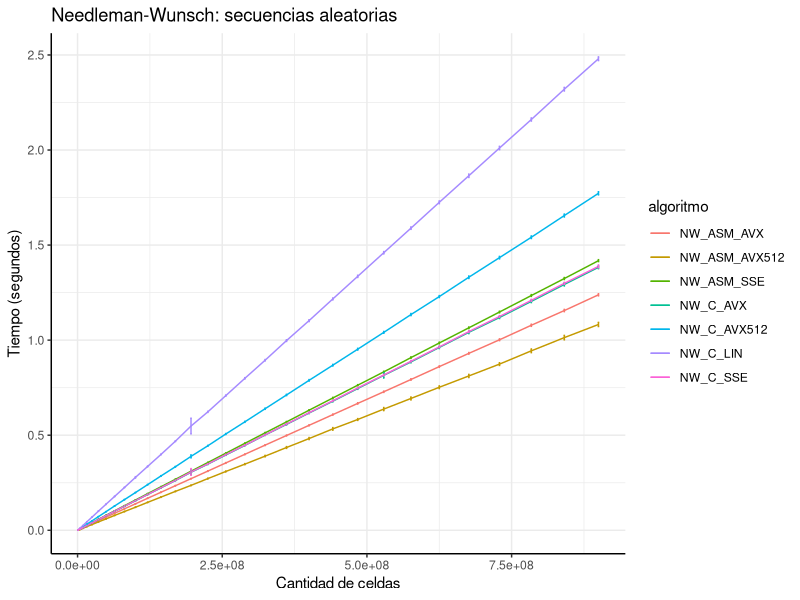
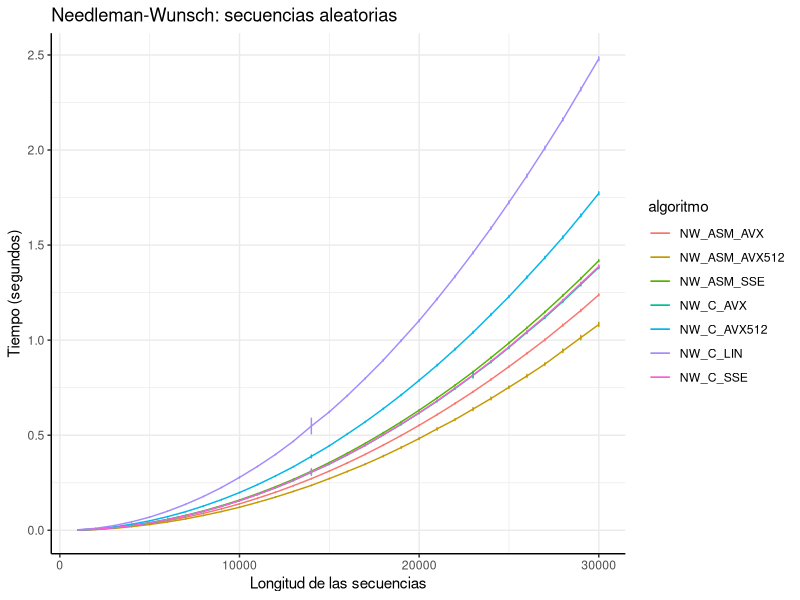
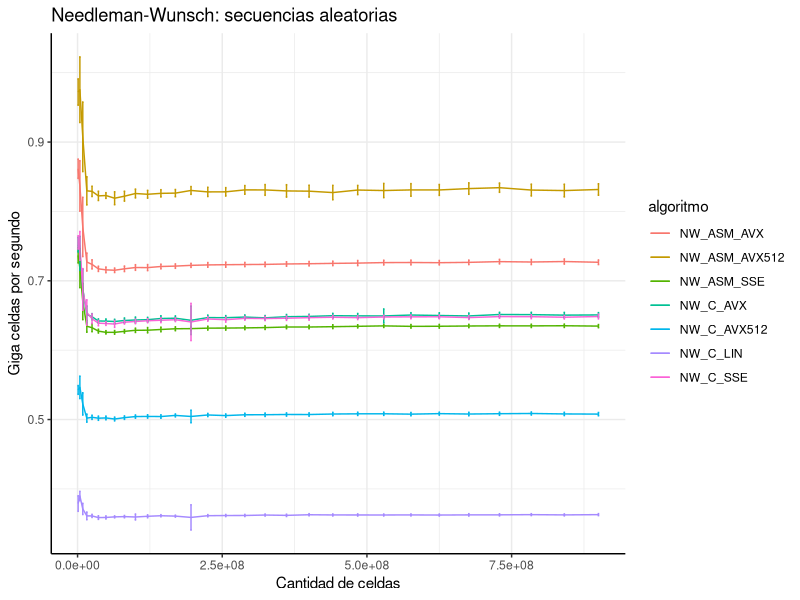
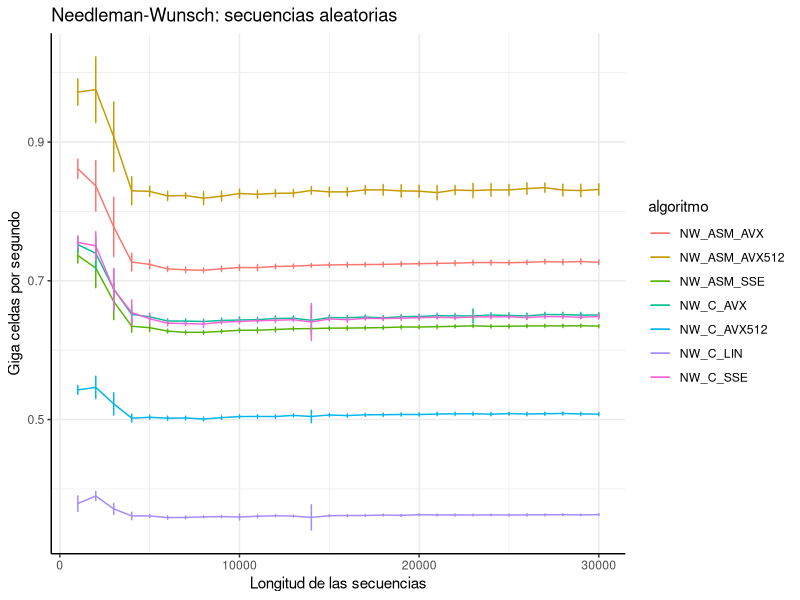
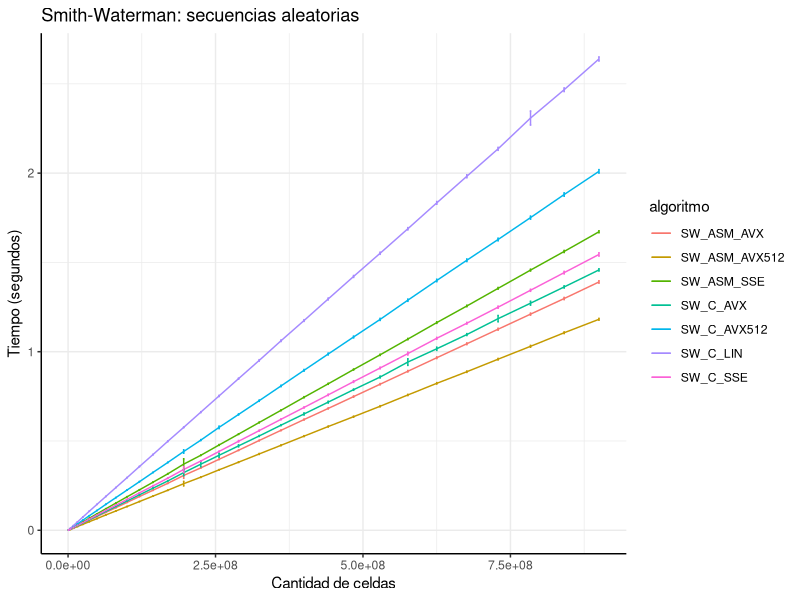
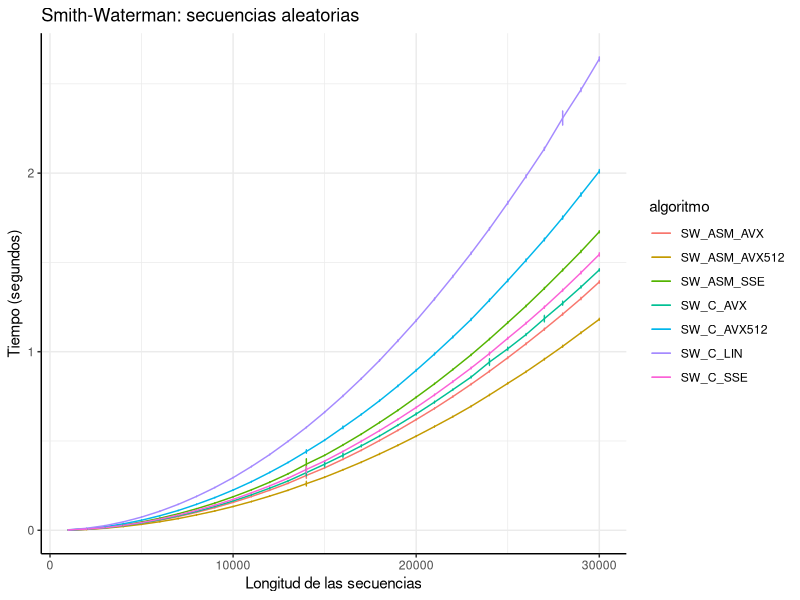
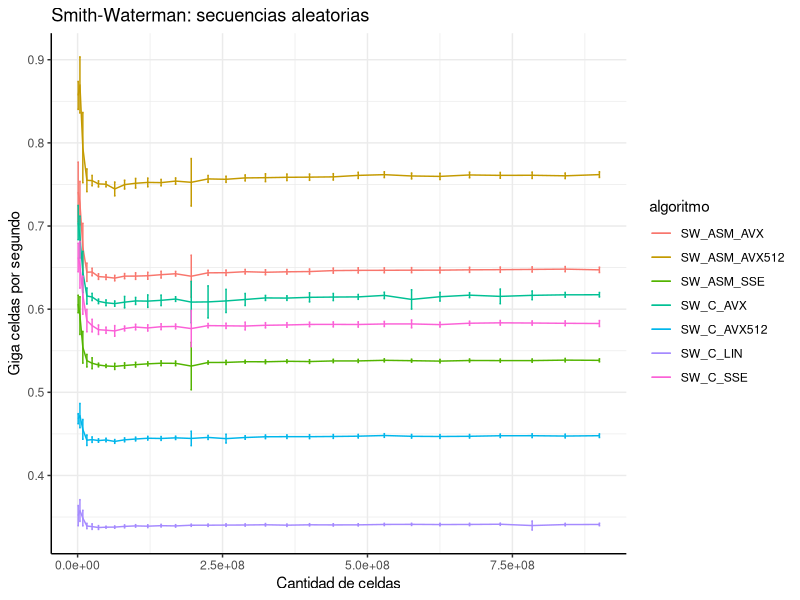
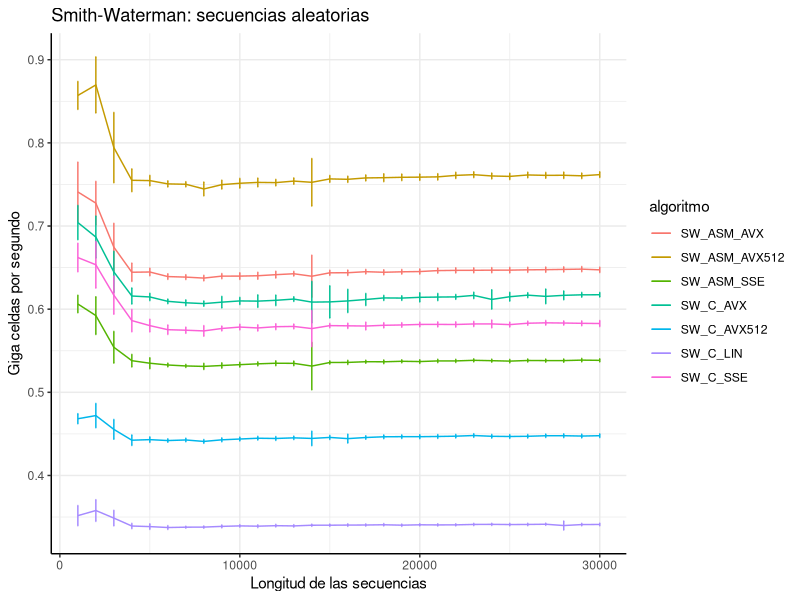

Generate these figures, in order, with R:
library(tidyverse)

data <- read_csv("../results/results_03.csv") %>%
  separate(algoritmo, c("alineamiento", "lenguaje", "implementacion"), remove = F) %>%
  rename(
    longitud1_interna = longitud1,
    longitud2_interna = longitud2
  ) %>%
  mutate(
    tiempo_seg = tiempo / 10^6,
    celdas_efectivas = longitud1_interna * longitud2_interna,
    GCUPS = celdas_efectivas / (10^9 * tiempo_seg),
    longitud1 = longitud1_interna-1,
    longitud2 = longitud2_interna-1
  )

# Experimento 1: NW con secuencias random de distinto largo --------------------
NW_random <- data %>%
  filter(experimento == "NW_random")

NW_random %>%
  group_by(algoritmo, longitud1, longitud2, celdas_efectivas) %>%
  summarise(
    tiempo_promedio = mean(tiempo_seg),
    tiempo_sd = sd(tiempo_seg)
  ) %>%
  ggplot(aes(x = celdas_efectivas, y = tiempo_promedio, group = algoritmo, color = algoritmo)) +
  geom_line() +
  geom_errorbar(aes(ymin = tiempo_promedio - tiempo_sd, ymax = tiempo_promedio + tiempo_sd)) +
  ggtitle("Needleman-Wunsch: secuencias aleatorias") +
  xlab("Cantidad de celdas") +
  ylab("Tiempo (segundos)") +
  theme_bw() +
  theme(
    panel.border = element_blank(),
    axis.line = element_line()
  )

ggsave("graficos/NW_random_t_c_O3.pdf", width = 9, height = 5)

NW_random %>%
  group_by(algoritmo, longitud1, longitud2, celdas_efectivas) %>%
  summarise(
    tiempo_promedio = mean(tiempo_seg),
    tiempo_sd = sd(tiempo_seg)
  ) %>%
  ggplot(aes(x = longitud1, y = tiempo_promedio, group = algoritmo, color = algoritmo)) +
  geom_line() +
  geom_errorbar(aes(ymin = tiempo_promedio - tiempo_sd, ymax = tiempo_promedio + tiempo_sd), width = 50) +
  ggtitle("Needleman-Wunsch: secuencias aleatorias") +
  xlab("Longitud de las secuencias") +
  ylab("Tiempo (segundos)") +
  theme_bw() +
  theme(
    panel.border = element_blank(),
    axis.line = element_line()
  )

ggsave("graficos/NW_random_t_l_O3.pdf", width = 9, height = 5)

NW_random %>%
  group_by(algoritmo, longitud1, longitud2, celdas_efectivas) %>%
  summarise(
    gcups_promedio = mean(GCUPS),
    gcups_sd = sd(GCUPS)
  ) %>%
  ggplot(aes(x = celdas_efectivas, y = gcups_promedio, group = algoritmo, color = algoritmo)) +
  geom_line() +
  geom_errorbar(aes(ymin = gcups_promedio - gcups_sd, ymax = gcups_promedio + gcups_sd)) +
  ggtitle("Needleman-Wunsch: secuencias aleatorias") +
  xlab("Cantidad de celdas") +
  ylab("Giga celdas por segundo") +
  theme_bw() +
  theme(
    panel.border = element_blank(),
    axis.line = element_line()
  )

ggsave("graficos/NW_random_gcups_c_O3.pdf", width = 9, height = 5)

NW_random %>%
  group_by(algoritmo, longitud1, longitud2, celdas_efectivas) %>%
  summarise(
    gcups_promedio = mean(GCUPS),
    gcups_sd = sd(GCUPS)
  ) %>%
  ggplot(aes(x = longitud1, y = gcups_promedio, group = algoritmo, color = algoritmo)) +
  geom_line() +
  geom_errorbar(aes(ymin = gcups_promedio - gcups_sd, ymax = gcups_promedio + gcups_sd), width = 50) +
  ggtitle("Needleman-Wunsch: secuencias aleatorias") +
  xlab("Longitud de las secuencias") +
  ylab("Giga celdas por segundo") +
  theme_bw() +
  theme(
    panel.border = element_blank(),
    axis.line = element_line()
  )

ggsave("graficos/NW_random_gcups_l_O3.pdf", width = 9, height = 5)


# Experimento 2: SW con secuencias random de distinto largo --------------------
SW_random <- data %>%
  filter(experimento == "SW_random")

SW_random %>%
  group_by(algoritmo, longitud1, longitud2, celdas_efectivas) %>%
  summarise(
    tiempo_promedio = mean(tiempo_seg),
    tiempo_sd = sd(tiempo_seg)
  ) %>%
  ggplot(aes(x = celdas_efectivas, y = tiempo_promedio, group = algoritmo, color = algoritmo)) +
  geom_line() +
  geom_errorbar(aes(ymin = tiempo_promedio - tiempo_sd, ymax = tiempo_promedio + tiempo_sd)) +
  ggtitle("Smith-Waterman: secuencias aleatorias") +
  xlab("Cantidad de celdas") +
  ylab("Tiempo (segundos)") +
  theme_bw() +
  theme(
    panel.border = element_blank(),
    axis.line = element_line()
  )

ggsave("graficos/SW_random_t_c_O3.pdf", width = 9, height = 5)

SW_random %>%
  group_by(algoritmo, longitud1, longitud2, celdas_efectivas) %>%
  summarise(
    tiempo_promedio = mean(tiempo_seg),
    tiempo_sd = sd(tiempo_seg)
  ) %>%
  ggplot(aes(x = longitud1, y = tiempo_promedio, group = algoritmo, color = algoritmo)) +
  geom_line() +
  geom_errorbar(aes(ymin = tiempo_promedio - tiempo_sd, ymax = tiempo_promedio + tiempo_sd), width = 50) +
  ggtitle("Smith-Waterman: secuencias aleatorias") +
  xlab("Longitud de las secuencias") +
  ylab("Tiempo (segundos)") +
  theme_bw() +
  theme(
    panel.border = element_blank(),
    axis.line = element_line()
  )

ggsave("graficos/SW_random_t_l_O3.pdf", width = 9, height = 5)

SW_random %>%
  group_by(algoritmo, longitud1, longitud2, celdas_efectivas) %>%
  summarise(
    gcups_promedio = mean(GCUPS),
    gcups_sd = sd(GCUPS)
  ) %>%
  ggplot(aes(x = celdas_efectivas, y = gcups_promedio, group = algoritmo, color = algoritmo)) +
  geom_line() +
  geom_errorbar(aes(ymin = gcups_promedio - gcups_sd, ymax = gcups_promedio + gcups_sd)) +
  ggtitle("Smith-Waterman: secuencias aleatorias") +
  xlab("Cantidad de celdas") +
  ylab("Giga celdas por segundo") +
  theme_bw() +
  theme(
    panel.border = element_blank(),
    axis.line = element_line()
  )

ggsave("graficos/SW_random_gcups_c_O3.pdf", width = 9, height = 5)

SW_random %>%
  group_by(algoritmo, longitud1, longitud2, celdas_efectivas) %>%
  summarise(
    gcups_promedio = mean(GCUPS),
    gcups_sd = sd(GCUPS)
  ) %>%
  ggplot(aes(x = longitud1, y = gcups_promedio, group = algoritmo, color = algoritmo)) +
  geom_line() +
  geom_errorbar(aes(ymin = gcups_promedio - gcups_sd, ymax = gcups_promedio + gcups_sd), width = 50) +
  ggtitle("Smith-Waterman: secuencias aleatorias") +
  xlab("Longitud de las secuencias") +
  ylab("Giga celdas por segundo") +
  theme_bw() +
  theme(
    panel.border = element_blank(),
    axis.line = element_line()
  )

ggsave("graficos/SW_random_gcups_l_O3.pdf", width = 9, height = 5)